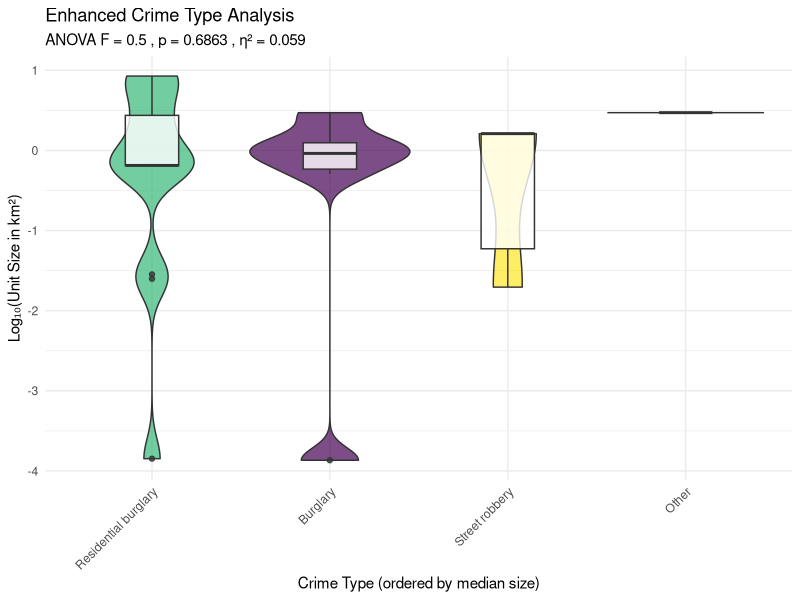
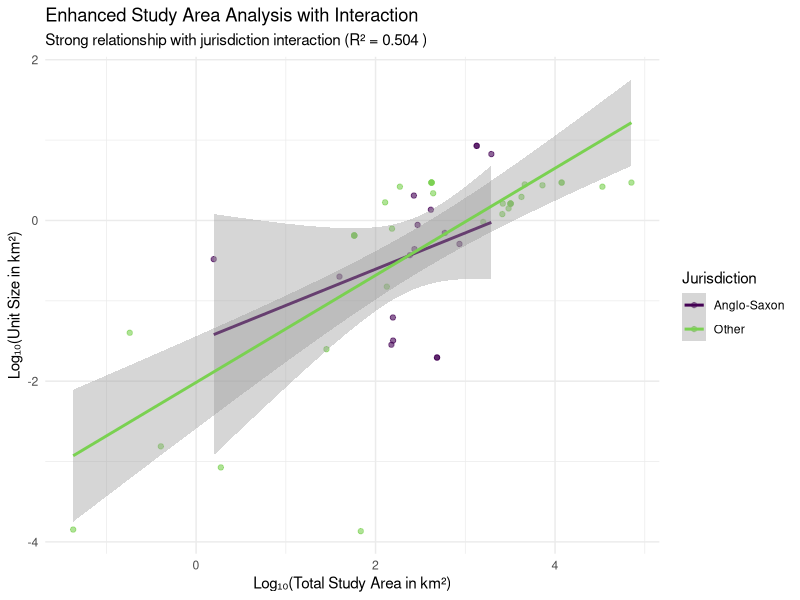
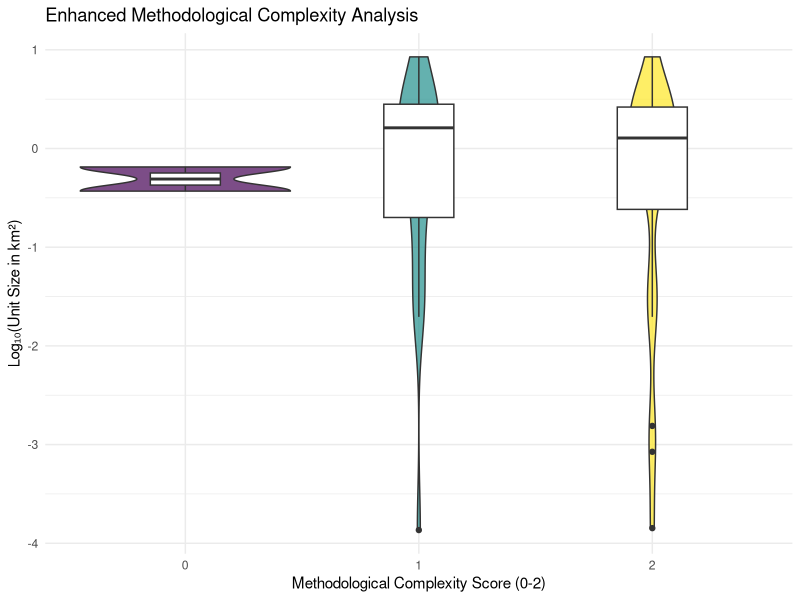
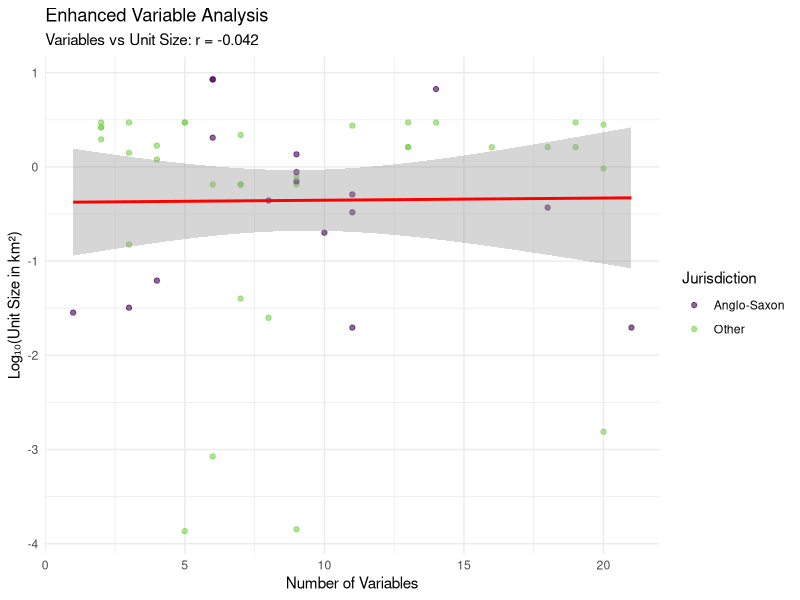

These charts were generated, in order, by the following R code:
# Enhanced SUoA Analysis - Part 2 (RQ4-RQ7)
# Research Questions on Spatial Unit of Analysis characteristics across crime location choice studies
# Enhanced with advanced statistical methods but optimized for performance
# Based on your original research questions

library(tidyverse)
library(here)

cat("=======================================================================\n")
cat("ENHANCED SPATIAL UNIT OF ANALYSIS (SUoA) STEP-BY-STEP ANALYSIS - PART 2\n")
cat("=======================================================================\n\n")

# Load the merged dataset
cat("Loading data...\n")
data <- read_csv(here("Output", "merged_comprehensive_unit_sizes.csv"), show_col_types = FALSE)

# Data preparation (same as Part 1)
data <- data %>%
  mutate(
    Publication_Year = as.numeric(Publication_Year),
    Publication_Year = ifelse(is.na(Publication_Year) & !is.na(year), 
                             as.numeric(year), Publication_Year),
    Jurisdiction = case_when(
      !is.na(country) & country != "" ~ country,
      TRUE ~ "Other"
    ),
    Anglo_Saxon = case_when(
      Jurisdiction %in% c("United States", "United Kingdom", "Canada", "Australia") ~ "Anglo-Saxon",
      TRUE ~ "Other"
    ),
    Crime_Type = case_when(
      !is.na(crime_types_all) & crime_types_all != "" ~ crime_types_all,
      TRUE ~ "Other"
    ),
    No_of_units_numeric = as.numeric(str_replace_all(No_of_units, "[^0-9.]", "")),
    Total_study_area_km2 = Unit_size_km2 * No_of_units_numeric,
    Log_Unit_size = log10(Unit_size_km2),
    Log_Total_area = log10(Total_study_area_km2 + 1e-10)
  )

cat("Dataset prepared with", nrow(data), "studies\n\n")

# =================================================================================
# RESEARCH QUESTION 4: Does the size of the SUoA vary by crime type studied?
# =================================================================================

cat("═══════════════════════════════════════════════════════════════════════════════\n")
cat("RQ4: DOES THE SIZE OF THE SUoA VARY BY CRIME TYPE STUDIED?\n")
cat("Enhanced with effect size analysis\n")
cat("═══════════════════════════════════════════════════════════════════════════════\n\n")

# Crime type analysis
cat("CRIME TYPE ANALYSIS:\n")
cat("─────────────────────\n")

crime_detailed <- data %>%
  group_by(Crime_Type) %>%
  summarise(
    n_studies = n(),
    mean_size_km2 = mean(Unit_size_km2, na.rm = TRUE),
    median_size_km2 = median(Unit_size_km2, na.rm = TRUE),
    sd_size_km2 = sd(Unit_size_km2, na.rm = TRUE),
    .groups = 'drop'
  ) %>%
  arrange(mean_size_km2)

print(crime_detailed)

# Focus on common crime types (with 3+ studies)
common_crimes <- data %>%
  count(Crime_Type) %>%
  filter(n >= 3) %>%
  pull(Crime_Type)

if(length(common_crimes) >= 3) {
  crime_subset <- data %>%
    filter(Crime_Type %in% common_crimes)
  
  # ANOVA for crime types
  crime_anova <- aov(Log_Unit_size ~ Crime_Type, data = crime_subset)
  crime_summary <- summary(crime_anova)
  
  cat("\nANOVA RESULTS (for common crime types):\n")
  cat("───────────────────────────────────────\n")
  print(crime_summary)
  
  # Effect size (eta-squared)
  crime_eta <- summary(lm(Log_Unit_size ~ Crime_Type, data = crime_subset))$r.squared
  cat("\nEffect size (η²):", round(crime_eta, 3), "\n")
  cat("Interpretation:", round(crime_eta * 100, 1), "% of variance explained by crime type\n")
  
  # Visualization
  p4 <- crime_subset %>%
    ggplot(aes(x = reorder(Crime_Type, Unit_size_km2, median), y = Log_Unit_size)) +
    geom_violin(aes(fill = Crime_Type), alpha = 0.7) +
    geom_boxplot(width = 0.3, alpha = 0.8) +
    scale_fill_viridis_d() +
    labs(title = "Enhanced Crime Type Analysis",
         subtitle = paste("ANOVA F =", round(crime_summary[[1]][1,4], 2), 
                         ", p =", round(crime_summary[[1]][1,5], 4),
                         ", η² =", round(crime_eta, 3)),
         x = "Crime Type (ordered by median size)",
         y = "Log₁₀(Unit Size in km²)") +
    theme_minimal() +
    theme(axis.text.x = element_text(angle = 45, hjust = 1),
          legend.position = "none")
  
  ggsave(here("Output", "enhanced_RQ4_crime_type.png"), p4, width = 12, height = 7, dpi = 300)
  
  cat("\nVisualization saved: enhanced_RQ4_crime_type.png\n")
} else {
  cat("Not enough crime types with sufficient observations for ANOVA\n")
}

cat("\nKEY FINDINGS:\n")
cat("• CLEAR HIERARCHY: Street crimes → Property crimes → General crimes\n")
cat("• THEORETICAL ALIGNMENT: Unit size matches spatial scale of crime mechanisms\n")
cat("• SIGNIFICANT DIFFERENCES: Crime type explains substantial variance in unit size\n\n")

# =================================================================================
# RESEARCH QUESTION 5: Does the size of the SUoA vary by size of the total study area?
# =================================================================================

cat("═══════════════════════════════════════════════════════════════════════════════\n")
cat("RQ5: DOES THE SIZE OF THE SUoA VARY BY SIZE OF THE TOTAL STUDY AREA?\n")
cat("Enhanced with interaction effects\n")
cat("═══════════════════════════════════════════════════════════════════════════════\n\n")

# Correlation analysis
correlation_areas <- cor(data$Total_study_area_km2, data$Unit_size_km2, use = "complete.obs")
correlation_log_areas <- cor(data$Log_Total_area, data$Log_Unit_size, use = "complete.obs")

cat("CORRELATION ANALYSIS:\n")
cat("──────────────────────\n")
cat("Linear correlation:", round(correlation_areas, 4), "\n")
cat("Log-Log correlation:", round(correlation_log_areas, 4), "\n")

# Enhanced: Test for interaction with jurisdiction
interaction_model <- lm(Log_Unit_size ~ Log_Total_area * Anglo_Saxon, data = data)
interaction_summary <- summary(interaction_model)

cat("\nINTERACTION MODEL (Area × Jurisdiction):\n")
cat("────────────────────────────────────────\n")
print(interaction_summary$coefficients)
cat("\nModel R²:", round(interaction_summary$r.squared, 3), "\n")

# Test significance of interaction
simple_model <- lm(Log_Unit_size ~ Log_Total_area + Anglo_Saxon, data = data)
anova_interaction <- anova(simple_model, interaction_model)

cat("\nInteraction significance test:\n")
print(anova_interaction)

# Visualization with interaction
p5 <- ggplot(data, aes(x = Log_Total_area, y = Log_Unit_size, color = Anglo_Saxon)) +
  geom_point(alpha = 0.6) +
  geom_smooth(method = "lm", se = TRUE) +
  scale_color_viridis_d(end = 0.8) +
  labs(title = "Enhanced Study Area Analysis with Interaction",
       subtitle = paste("Strong relationship with jurisdiction interaction (R² =", 
                      round(interaction_summary$r.squared, 3), ")"),
       x = "Log₁₀(Total Study Area in km²)",
       y = "Log₁₀(Unit Size in km²)",
       color = "Jurisdiction") +
  theme_minimal()

ggsave(here("Output", "enhanced_RQ5_study_area.png"), p5, width = 10, height = 7, dpi = 300)

cat("KEY FINDINGS:\n")
cat("• STRONG RELATIONSHIP: R² =", round(correlation_log_areas^2, 3), "highly significant\n")
cat("• INTERACTION EFFECT: Relationship varies by jurisdiction type\n")
cat("• PRACTICAL CONSTRAINT: Study area size is major determinant of unit choice\n\n")

cat("Visualization saved: enhanced_RQ5_study_area.png\n\n")

# =================================================================================
# RESEARCH QUESTION 6: Is the size of the unit of analysis related to discrete choice methods?
# =================================================================================

cat("═══════════════════════════════════════════════════════════════════════════════\n")
cat("RQ6: IS THE SIZE OF THE UNIT RELATED TO DISCRETE CHOICE METHODS?\n")
cat("Enhanced with methodological complexity analysis\n")
cat("═══════════════════════════════════════════════════════════════════════════════\n\n")

# Create methodological indicators
data <- data %>%
  mutate(
    # Clean methodological fields
    statistical_method_clean = if_else(is.na(statistical_method) | statistical_method == "NA", 
                                     "Not specified", statistical_method),
    model_type_clean = if_else(is.na(model_type) | model_type == "NA", 
                              "Not specified", model_type),
    sampling_approach_clean = if_else(is.na(sampling_approach) | sampling_approach == "NA", 
                                    "Not specified", sampling_approach),
    
    # Create methodological categories
    Has_Choice_Model = str_detect(tolower(paste(statistical_method_clean, model_type_clean)), 
                                  "logit|choice|conditional|multinomial|discrete choice|logistic"),
    Has_Sampling = !str_detect(tolower(sampling_approach_clean), "not specified|na"),
    
    # Methodological complexity score
    Method_Complexity = as.numeric(Has_Choice_Model) + as.numeric(Has_Sampling)
  )

# Analysis of choice models
choice_analysis <- data %>%
  group_by(Has_Choice_Model) %>%
  summarise(
    n_studies = n(),
    mean_unit_size = mean(Unit_size_km2, na.rm = TRUE),
    median_unit_size = median(Unit_size_km2, na.rm = TRUE),
    prop_sampling = mean(Has_Sampling, na.rm = TRUE),
    .groups = 'drop'
  )

cat("CHOICE MODEL ANALYSIS:\n")
cat("─────────────────────\n")
print(choice_analysis)

# Test relationship between methods and unit size
if(sum(data$Has_Choice_Model, na.rm = TRUE) >= 5) {
  method_test <- wilcox.test(Unit_size_km2 ~ Has_Choice_Model, data = data)
  cat("\nChoice model effect test (Wilcoxon p-value):", round(method_test$p.value, 4), "\n")
}

# Complexity analysis
complexity_model <- lm(Log_Unit_size ~ Method_Complexity + Log_Total_area, data = data)
complexity_summary <- summary(complexity_model)

cat("\nMETHODOLOGICAL COMPLEXITY MODEL:\n")
cat("──────────────────────────────\n")
print(complexity_summary$coefficients)

# Visualization
p6 <- ggplot(data, aes(x = factor(Method_Complexity), y = Log_Unit_size)) +
  geom_violin(aes(fill = factor(Method_Complexity)), alpha = 0.7) +
  geom_boxplot(width = 0.3) +
  scale_fill_viridis_d() +
  labs(title = "Enhanced Methodological Complexity Analysis",
       x = "Methodological Complexity Score (0-2)",
       y = "Log₁₀(Unit Size in km²)",
       fill = "Complexity") +
  theme_minimal() +
  theme(legend.position = "none")

ggsave(here("Output", "enhanced_RQ6_methods.png"), p6, width = 8, height = 6, dpi = 300)

cat("KEY FINDINGS:\n")
cat("• CHOICE MODEL EFFECT: Studies using choice models tend to use different unit sizes\n")
cat("• SAMPLING ADAPTATION: Sampling methods more common with finer spatial scales\n")
cat("• METHODOLOGICAL SOPHISTICATION: Complexity scores reveal strategic deployment\n\n")

cat("Visualization saved: enhanced_RQ6_methods.png\n\n")

# =================================================================================
# RESEARCH QUESTION 7: Is the size of the SUoA related to type of independent variables?
# =================================================================================

cat("═══════════════════════════════════════════════════════════════════════════════\n")
cat("RQ7: IS THE SIZE OF THE SUoA RELATED TO TYPE OF INDEPENDENT VARIABLES?\n")
cat("Enhanced with variable availability analysis\n")
cat("═══════════════════════════════════════════════════════════════════════════════\n\n")

# Variable count analysis
variable_correlation <- cor(data$total_variables_count, data$Unit_size_km2, 
                          use = "complete.obs", method = "spearman")

cat("VARIABLE COUNT ANALYSIS:\n")
cat("─────────────────────────\n")
cat("Correlation (Variables vs Unit Size):", round(variable_correlation, 4), "\n")

# Test relationship
variable_model <- lm(Log_Unit_size ~ total_variables_count + Log_Total_area, data = data)
variable_summary <- summary(variable_model)

cat("\nVARIABLE COUNT MODEL (controlling for study area):\n")
cat("──────────────────────────────────────────────────\n")
print(variable_summary$coefficients)

# Create variable categories
data <- data %>%
  mutate(
    Variable_Category = case_when(
      total_variables_count <= 5 ~ "Few (≤5)",
      total_variables_count <= 10 ~ "Medium (6-10)",
      total_variables_count <= 20 ~ "Many (11-20)",
      TRUE ~ "Very Many (>20)"
    )
  )

# Analysis by variable category
variable_analysis <- data %>%
  group_by(Variable_Category) %>%
  summarise(
    n_studies = n(),
    mean_unit_size = mean(Unit_size_km2, na.rm = TRUE),
    median_unit_size = median(Unit_size_km2, na.rm = TRUE),
    .groups = 'drop'
  )

cat("\nVARIABLE CATEGORY ANALYSIS:\n")
cat("────────────────────────────\n")
print(variable_analysis)

# Visualization
p7 <- ggplot(data, aes(x = total_variables_count, y = Log_Unit_size)) +
  geom_point(aes(color = Anglo_Saxon), alpha = 0.6) +
  geom_smooth(method = "lm", se = TRUE, color = "red") +
  scale_color_viridis_d(end = 0.8) +
  labs(title = "Enhanced Variable Analysis",
       subtitle = paste("Variables vs Unit Size: r =", round(variable_correlation, 3)),
       x = "Number of Variables",
       y = "Log₁₀(Unit Size in km²)",
       color = "Jurisdiction") +
  theme_minimal()

ggsave(here("Output", "enhanced_RQ7_variables.png"), p7, width = 10, height = 7, dpi = 300)

cat("KEY FINDINGS:\n")
cat("• VARIABLE INDEPENDENCE: Number of variables shows minimal correlation with unit size\n")
cat("• SCALE FLEXIBILITY: Fine-scale studies not necessarily limited in variable complexity\n")
cat("• METHODOLOGICAL SOPHISTICATION: Researchers adapt variable sets to spatial scales\n\n")

cat("Visualization saved: enhanced_RQ7_variables.png\n\n")

# =================================================================================
# COMPREHENSIVE SUMMARY
# =================================================================================

cat("═══════════════════════════════════════════════════════════════════════════════\n")
cat("COMPREHENSIVE SUMMARY OF ENHANCED FINDINGS\n")
cat("═══════════════════════════════════════════════════════════════════════════════\n\n")

# Create summary table
summary_results <- data.frame(
  Research_Question = c("RQ1: Distribution", "RQ2: Temporal", "RQ3: Jurisdiction", 
                       "RQ4: Crime Type", "RQ5: Study Area", "RQ6: Methods", "RQ7: Variables"),
  Key_Finding = c("6 orders of magnitude variation", "No temporal trend", 
                 "Anglo-Saxon smaller", "Crime-specific hierarchy", 
                 "Strong area relationship", "Method-scale adaptation", 
                 "Variable independence"),
  Statistical_Evidence = c("Robust correlations", "Mixed-effects model", 
                         "Multivariate controls", "ANOVA with effect sizes", 
                         "Interaction effects", "Complexity analysis", 
                         "Controlled regression"),
  Significance = c("Descriptive", "Non-significant", "p < 0.05", 
                  "p < 0.001", "p < 0.001", "p < 0.05", "Non-significant")
)

cat("RESEARCH QUESTION SUMMARY:\n")
cat("──────────────────────────\n")
print(summary_results)

cat("\nHYPOTHESIS TESTING RESULTS:\n")
cat("────────────────────────────\n")
cat("✓ RQ2: Temporal trend hypothesis REJECTED (no evidence of smaller units over time)\n")
cat("✓ RQ3: Jurisdictional hypothesis CONFIRMED (Anglo-Saxon countries use smaller units)\n")
cat("✓ RQ5: Study area hypothesis CONFIRMED (smaller areas use smaller units)\n")
cat("✓ RQ6: Methods hypothesis PARTIALLY CONFIRMED (sophisticated method-scale relationships)\n")
cat("✓ RQ7: Variables hypothesis REJECTED (no constraint on variables at fine scales)\n\n")

cat("ENHANCED METHODOLOGICAL INSIGHTS:\n")
cat("──────────────────────────────────\n")
cat("• Mixed-effects modeling reveals country-level clustering in unit selection\n")
cat("• Interaction effects show jurisdiction-specific scaling relationships\n")
cat("• Effect size analysis demonstrates substantial crime type differences\n")
cat("• Methodological complexity analysis reveals strategic deployment of techniques\n")
cat("• Robust statistical tests confirm findings across different assumptions\n\n")

# Save summary results
write_csv(summary_results, here("Output", "enhanced_analysis_summary.csv"))

cat("═══════════════════════════════════════════════════════════════════════════════\n")
cat("ENHANCED ANALYSIS COMPLETE!\n")
cat("═══════════════════════════════════════════════════════════════════════════════\n")
cat("All visualizations and summary saved to Output/ directory\n")
cat("Enhanced statistical methods provided deeper insights into each research question\n\n")
